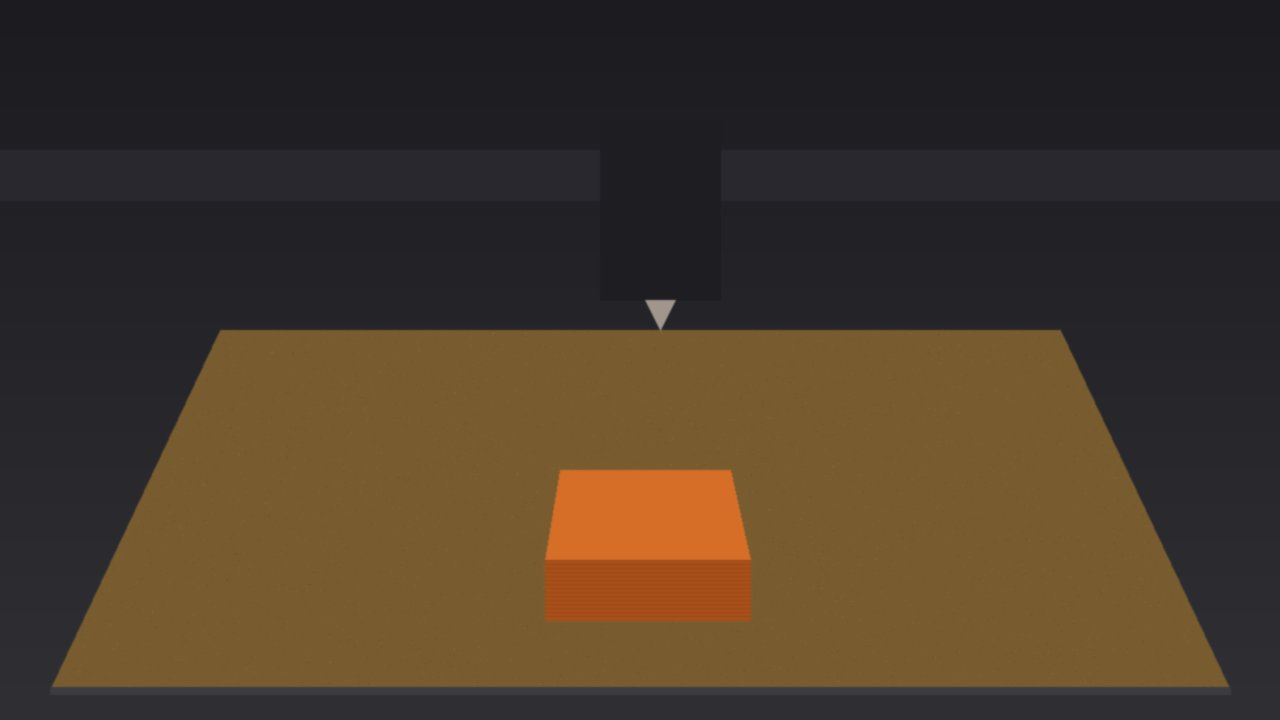
#> input picture tests/ui/docs_camera.jpg, 1280 x 720 px
$ python contact_sheet.py ../tests/ui
#> lines starting #> are read from the running program, lines starting #| are printed output that depends on the picture
"""Sheets of numbered small pictures, to look at many pictures at once: for example the last picture of each Bambu
timelapse (ml/download.py --bambu), to find the prints that failed and list them in failed.txt.

    python ml/contact_sheet.py ml/data/bambu-timelapses/last-pictures --out ml/work/sheets
writes sheet_000.jpg, sheet_040.jpg... (40 pictures each, numbered) and names.txt (number -> file name, without .jpg).
"""
import argparse
import glob
import os
import sys


def main(argv=None):
    parser = argparse.ArgumentParser(description=__doc__, formatter_class=argparse.RawDescriptionHelpFormatter)
    parser.add_argument("folder")
    parser.add_argument("--out", default="ml/work/sheets")
    parser.add_argument("--per-sheet", type=int, default=40)
    parser.add_argument("--columns", type=int, default=5)
    args = parser.parse_args(argv)
    import cv2
    import numpy as np

    pictures = sorted(glob.glob(os.path.join(args.folder, "*.jpg")))
    os.makedirs(args.out, exist_ok=True)
    w, h = 320, 180
    for start in range(0, len(pictures), args.per_sheet):
        tiles = []
        for number, path in enumerate(pictures[start:start + args.per_sheet], start):
            image = cv2.imread(path)
#> image is the input picture: shape (720, 1280, 3); mean B, G, R 42.2, 57, 71.1
            tile = cv2.resize(image, (w, h)) if image is not None else np.zeros((h, w, 3), np.uint8)
            cv2.putText(tile, str(number), (6, 26), cv2.FONT_HERSHEY_SIMPLEX, 0.9, (0, 0, 0), 4)
#> tile: shape (180, 320, 3); mean B, G, R 42.2, 56.9, 71
            cv2.putText(tile, str(number), (6, 26), cv2.FONT_HERSHEY_SIMPLEX, 0.9, (0, 255, 255), 2)
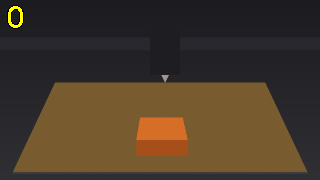
#> tile: shape (180, 320, 3); mean B, G, R 42.2, 57.6, 71.7
            tiles.append(tile)
        while len(tiles) % args.columns:
            tiles.append(np.zeros((h, w, 3), np.uint8))
#> this loop made 4 passes
#> after the loop, tiles = 5 items
        rows = [np.hstack(tiles[i:i + args.columns]) for i in range(0, len(tiles), args.columns)]
#> rows = 1 item
        cv2.imwrite(os.path.join(args.out, "sheet_%03d.jpg" % start), np.vstack(rows), [cv2.IMWRITE_JPEG_QUALITY, 82])
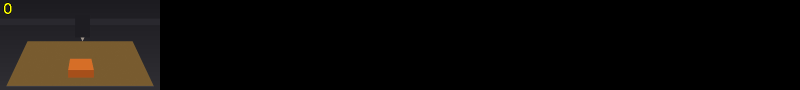
#> saved as sheet_000.jpg: shape (180, 1600, 3) (shown at 1/2 size); mean B, G, R 8.4, 11.5, 14.3
    with open(os.path.join(args.out, "names.txt"), "w", encoding="utf-8") as handle:
        handle.write("".join("%d %s\n" % (i, os.path.splitext(os.path.basename(p))[0]) for i, p in enumerate(pictures)))
    print("%d pictures on %d sheets in %s" % (len(pictures), (len(pictures) + args.per_sheet - 1) // args.per_sheet, args.out))
    return 0 if pictures else 1


if __name__ == "__main__":
    sys.exit(main())
#> (the program exits here)
